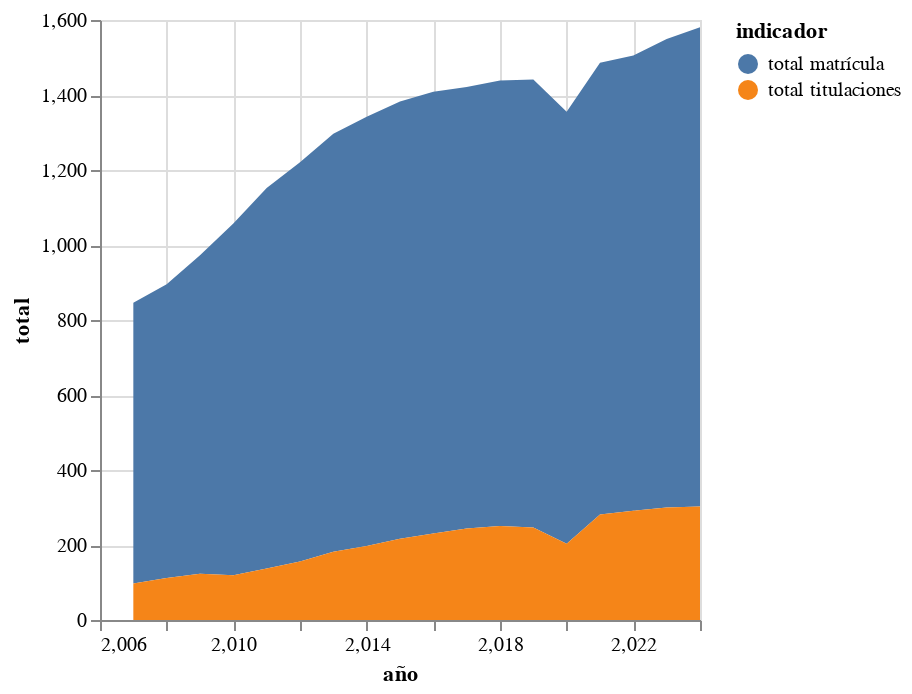

The notebook cell saved with this chart:
### Markdown cell above
# **First Chart: Evolution total students of undergrads, and grad students 2007-2025**

This line chart shows the total number of enrolled students for undergrads, grads and diploma students
in Chile for the period 2007-2025

### Code cell
# For the following chart I used ChatGPT to assist me in debugging and assisting
# me in how to develop some features of the cart

var_1 = "total matrícula"

# Getting the data
cols_1 = ["año"]
df_1 = raw[raw["nivel global"] == "Pregrado"]
df_1 = df_1.groupby(cols_1)[var_1].sum().reset_index() 


df_1[var_1] = df_1[var_1] / 1000
df_1.rename(columns = {"nivel global" : "Degree Type"}, inplace=True)
values = list(range(min(df_1["año"]), max(df_1["año"]) +1 , 2))

# Chart number of enrolled during type
chart_1 = alt.Chart(df_1).mark_bar(color = "#f0ad2f").encode(
    x=alt.X("año:O", axis= alt.Axis(title="Year", values=values), scale=alt.Scale(2007,2025)),
    y=alt.Y(f"{var_1}:Q",
            axis= alt.Axis(title="Total enrolled (thousands)"))).properties(
    title = "Total Undergrads enrolled students for 2007-2025",
    height = 300,
    width = 400)

df_11 = titulados[titulados["nivel global"] == "Pregrado"].copy()
df_11 = titulados.groupby(["año"])["total titulaciones"].sum().reset_index()
df_11["total titulaciones"] = df_11["total titulaciones"] / 1000
chart_11 = alt.Chart(df_11).mark_bar(color = "#f0ad2f").encode(
    x=alt.X("año:O", axis= alt.Axis(title="Year", values=values), scale=alt.Scale(2007,2025)),
    y=alt.Y(f"{"total titulaciones"}:Q",
            axis= alt.Axis(title="Total titulaciones (thousands)"))).properties(
    title = "Total Undergrads enrolled students for 2007-2025",
    height = 300,
    width = 400)

chart_1.save("../png_charts/total_enrollment.png")
final_11 = (chart_1 | chart_11).configure_axis(grid=False)

df_final = df_1.merge(df_11, on="año", how="left")
df_final = df_final.query("año != 2025")
df_final = df_final.melt(id_vars = "año",
                   value_vars = ["total matrícula", "total titulaciones"],
                   var_name = "indicador",
                   value_name = "total")

hhh = alt.Chart(df_final).mark_area().encode(
    x = "año",
    y = alt.Y("total"),#.stack("normalize"),
    color = "indicador"
)
hhh

#final_11

### Figure 1 — Vega-Lite specification as saved in the notebook (floating-point values rounded to 4 significant figures)
{"config": {"view": {"continuousWidth": 300, "continuousHeight": 300}}, "data": {"name": "data-5b997f83fca9e490aa9fc0651d8e1984"}, "mark": {"type": "area"}, "encoding": {"color": {"field": "indicador", "type": "nominal"}, "x": {"field": "año", "type": "quantitative"}, "y": {"field": "total", "type": "quantitative"}}, "$schema": "https://vega.github.io/schema/vega-lite/v5.20.1.json", "datasets": {"data-5b997f83fca9e490aa9fc0651d8e1984": [{"año": 2007, "indicador": "total matrícula", "total": 748.3}, {"año": 2008, "indicador": "total matrícula", "total": 783.3}, {"año": 2009, "indicador": "total matrícula", "total": 849.3}, {"año": 2010, "indicador": "total matrícula", "total": 938.3}, {"año": 2011, "indicador": "total matrícula", "total": 1015.0}, {"año": 2012, "indicador": "total matrícula", "total": 1065.0}, {"año": 2013, "indicador": "total matrícula", "total": 1114.0}, {"año": 2014, "indicador": "total matrícula", "total": 1144.0}, {"año": 2015, "indicador": "total matrícula", "total": 1166.0}, {"año": 2016, "indicador": "total matrícula", "total": 1178.0}, {"año": 2017, "indicador": "total matrícula", "total": 1177.0}, {"año": 2018, "indicador": "total matrícula", "total": 1188.0}, {"año": 2019, "indicador": "total matrícula", "total": 1194.0}, {"año": 2020, "indicador": "total matrícula", "total": 1152.0}, {"año": 2021, "indicador": "total matrícula", "total": 1204.0}, {"año": 2022, "indicador": "total matrícula", "total": 1214.0}, {"año": 2023, "indicador": "total matrícula", "total": 1249.0}, {"año": 2024, "indicador": "total matrícula", "total": 1278.0}, {"año": 2007, "indicador": "total titulaciones", "total": 97.62}, {"año": 2008, "indicador": "total titulaciones", "total": 111.9}, {"año": 2009, "indicador": "total titulaciones", "total": 123.5}, {"año": 2010, "indicador": "total titulaciones", "total": 119.1}, {"año": 2011, "indicador": "total titulaciones", "total": 137.1}, {"año": 2012, "indicador": "total titulaciones", "total": 156.0}, {"año": 2013, "indicador": "total titulaciones", "total": 182.2}, {"año": 2014, "indicador": "total titulaciones", "total": 197.6}, {"año": 2015, "indicador": "total titulaciones", "total": 216.6}, {"año": 2016, "indicador": "total titulaciones", "total": 230.5}, {"año": 2017, "indicador": "total titulaciones", "total": 244.0}, {"año": 2018, "indicador": "total titulaciones", "total": 250.3}, {"año": 2019, "indicador": "total titulaciones", "total": 246.6}, {"año": 2020, "indicador": "total titulaciones", "total": 203.6}, {"año": 2021, "indicador": "total titulaciones", "total": 281.5}, {"año": 2022, "indicador": "total titulaciones", "total": 291.5}, {"año": 2023, "indicador": "total titulaciones", "total": 299.8}, {"año": 2024, "indicador": "total titulaciones", "total": 302.7}]}}
